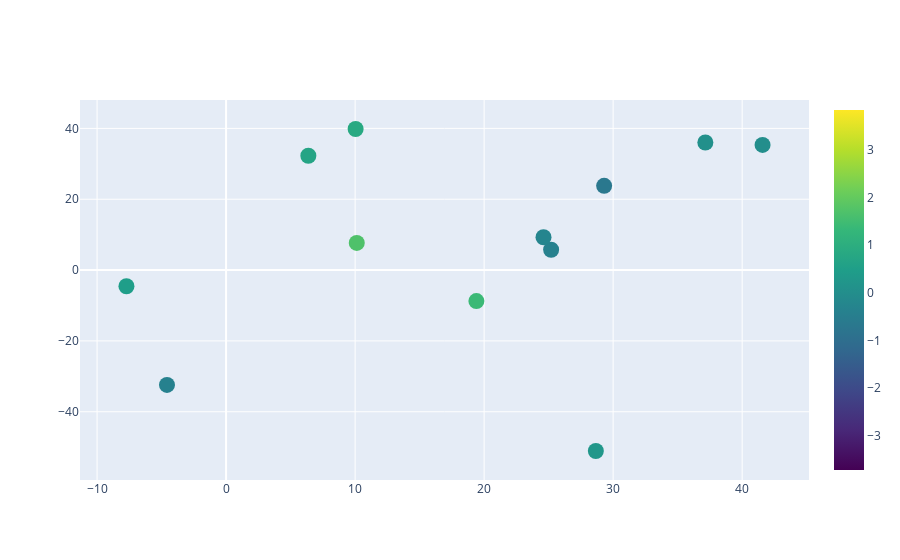

Notebook cell for this chart:
### Markdown cell above
**Plotting the results**

Using plotly, I plotted the results so that it becomes easier to explore similar songs based on their colors and clusters.

### Code cell
from plotly.offline import download_plotlyjs, init_notebook_mode, plot, iplot

init_notebook_mode(connected=True)

import plotly.graph_objs as go

trace1 = go.Scatter(
    y = two_dimensional_songs['Y'],
    x = two_dimensional_songs['X'],
    text = two_dimensional_songs['name'],
    mode='markers',
    marker=dict(
        size= 16,#[10],#'7',
        color = np.random.randn(5717), #set color equal to a variable
        colorscale='Viridis',
        showscale=True
    )
)
data = [trace1]

iplot(data)

### Figure 1 — Plotly figure (JSON) as saved in the notebook; plotly's stock layout.template omitted (floating-point values rounded to 4 significant figures; data arrays with more than 128 entries replaced by an {"elided": "..."} marker saying what was removed)
{"data": [{"marker": {"color": {"elided": "5717 float values"}, "colorscale": [[0, "#440154"], [0.1111, "#482878"], [0.2222, "#3e4989"], [0.3333, "#31688e"], [0.4444, "#26828e"], [0.5556, "#1f9e89"], [0.6667, "#35b779"], [0.7778, "#6ece58"], [0.8889, "#b5de2b"], [1, "#fde725"]], "showscale": true, "size": 16}, "mode": "markers", "text": ["Pisando los talones - Henning Mankell.txt", "La De Los Tristes Destinos - Perez Galdos, Benito.txt", "Los Dientes Del Tigre I - Clancy, Tom.txt", "El Abuelo Que Salto Por La Vent - Jonas Jonasson.txt", "La Cupula - Stephen King.txt", "El laberinto azul - Douglas Preston.txt", "Inferno - Dan Brown.txt", "Los inocentes - David Baldacci.txt", "(Trilogia El Siglo 02) El Invie - Ken Follett.txt", "Vargas Llosa, Mario - La tia Ju - Sin determinar.txt", "Ola de calor NH1 - Richard Castle.txt", "Huesos en el jardin - Henning Mankell.txt"], "type": "scatter", "x": [25.19, -7.723, 41.58, 24.6, 19.4, 29.3, 28.66, 6.376, 10.04, 10.13, -4.581, 37.15], "y": [5.748, -4.568, 35.35, 9.269, -8.756, 23.79, -51.07, 32.28, 39.83, 7.68, -32.43, 36.02]}], "layout": {}}
